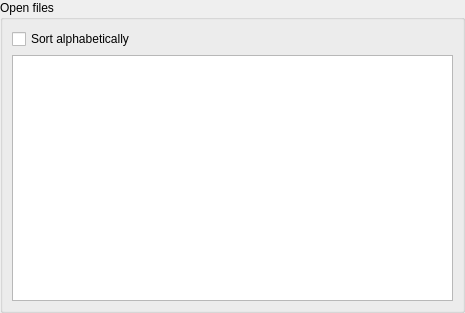
<?xml version="1.0" encoding="UTF-8"?>
<ui version="4.0">
 <class>Dialog</class>
 <widget class="QDialog" name="Dialog">
  <property name="geometry">
   <rect>
    <x>0</x>
    <y>0</y>
    <width>465</width>
    <height>313</height>
   </rect>
  </property>
  <property name="windowTitle">
   <string>Dialog</string>
  </property>
  <layout class="QGridLayout" name="gridLayout">
   <property name="leftMargin">
    <number>0</number>
   </property>
   <property name="topMargin">
    <number>0</number>
   </property>
   <property name="rightMargin">
    <number>0</number>
   </property>
   <property name="bottomMargin">
    <number>0</number>
   </property>
   <property name="spacing">
    <number>0</number>
   </property>
   <item row="0" column="0">
    <widget class="QGroupBox" name="groupBox">
     <property name="title">
      <string>Open files</string>
     </property>
     <layout class="QGridLayout" name="gridLayout_2">
      <item row="1" column="0">
       <widget class="QListWidget" name="listWidget">
        <property name="isWrapping" stdset="0">
         <bool>false</bool>
        </property>
       </widget>
      </item>
      <item row="0" column="0">
       <widget class="QCheckBox" name="checkBox">
        <property name="text">
         <string>Sort alphabetically</string>
        </property>
       </widget>
      </item>
     </layout>
    </widget>
   </item>
  </layout>
 </widget>
 <resources/>
 <connections/>
</ui>
